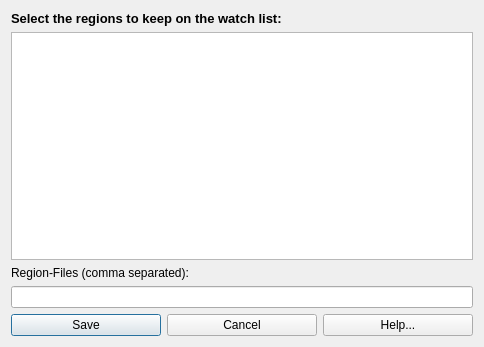
<?xml version="1.0" encoding="UTF-8"?>
<ui version="4.0">
 <class>Dialog</class>
 <widget class="QDialog" name="Dialog">
  <property name="geometry">
   <rect>
    <x>0</x>
    <y>0</y>
    <width>484</width>
    <height>347</height>
   </rect>
  </property>
  <property name="windowTitle">
   <string>Region</string>
  </property>
  <layout class="QVBoxLayout" name="verticalLayout">
   <item>
    <widget class="QLabel" name="label">
     <property name="font">
      <font>
       <pointsize>10</pointsize>
       <weight>75</weight>
       <bold>true</bold>
      </font>
     </property>
     <property name="text">
      <string>Select the regions to keep on the watch list:</string>
     </property>
     <property name="textFormat">
      <enum>Qt::PlainText</enum>
     </property>
     <property name="wordWrap">
      <bool>true</bool>
     </property>
    </widget>
   </item>
   <item>
    <widget class="QListWidget" name="listWidget">
     <property name="alternatingRowColors">
      <bool>true</bool>
     </property>
     <property name="selectionMode">
      <enum>QAbstractItemView::MultiSelection</enum>
     </property>
     <property name="sortingEnabled">
      <bool>true</bool>
     </property>
    </widget>
   </item>
   <item>
    <widget class="QLabel" name="label_2">
     <property name="text">
      <string>Region-Files (comma separated):</string>
     </property>
    </widget>
   </item>
   <item>
    <widget class="QLineEdit" name="txtRegions"/>
   </item>
   <item>
    <layout class="QHBoxLayout" name="horizontalLayout_2">
     <item>
      <widget class="QPushButton" name="saveButton">
       <property name="text">
        <string>Save</string>
       </property>
       <property name="default">
        <bool>true</bool>
       </property>
      </widget>
     </item>
     <item>
      <widget class="QPushButton" name="cancelButton">
       <property name="text">
        <string>Cancel</string>
       </property>
       <property name="autoDefault">
        <bool>false</bool>
       </property>
      </widget>
     </item>
     <item>
      <widget class="QPushButton" name="helpButton">
       <property name="text">
        <string>Help...</string>
       </property>
      </widget>
     </item>
    </layout>
   </item>
  </layout>
 </widget>
 <resources/>
 <connections/>
</ui>
